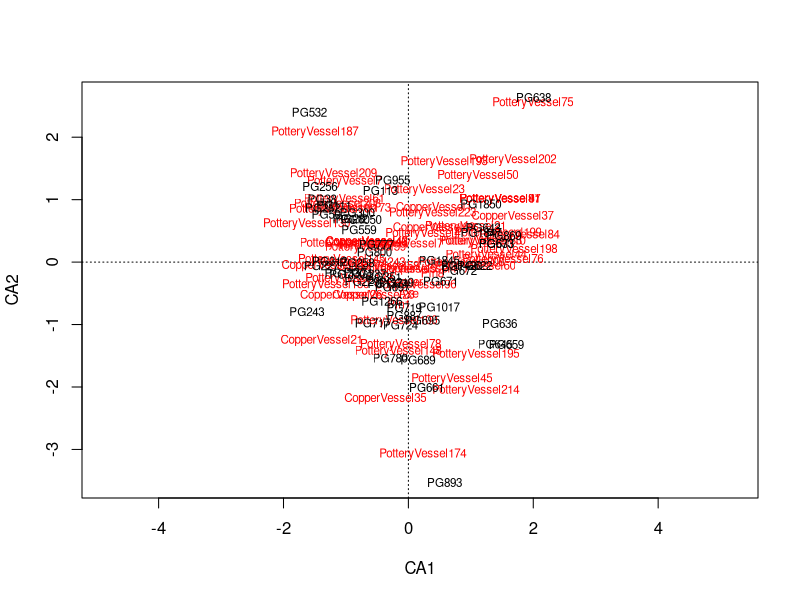

Here is the R script that generated this plot:
## ---- chunk 1
knitr::opts_chunk$set(echo = TRUE)
## ---- chunk 2
ur <- read.csv2("data_ur/ur.csv", row.names = 1)

library(vegan)

ur.ca <- cca(ur)

plot(ur.ca,
     choices = c(1, 2),
     type="t",
     scaling = "symmetric")

